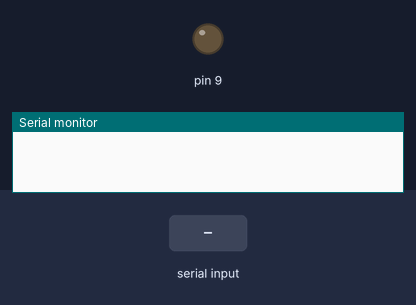
Bench run of a sketch on a simulated Arduino Uno, built with avr-gcc and run on an emulated ATmega328P. Parts: output pins drawn as LEDs (lit = HIGH), the last lines printed to the serial monitor. Inputs (shaded band) come from the test bench.

Above: at 1.2 s.
1.3 s: "1" received over Serial
At 2.2 s:
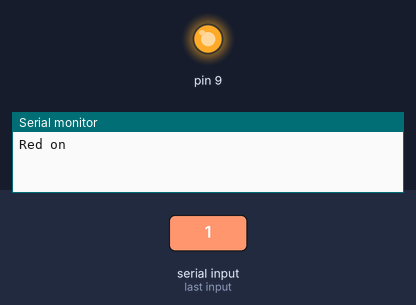
2.8 s: "0" received over Serial
At 3.4 s:
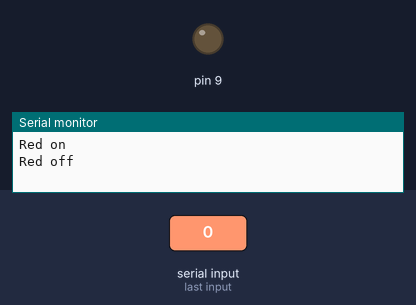
Timing chart, 0 to 5.8 s (numbered marks = the images above; inputs shaded):
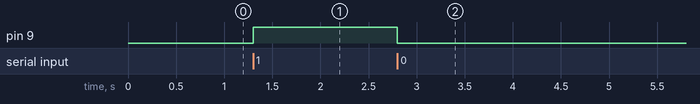

Measured:
- after the input at 1.3 s, pin 9: LOW → HIGH at once
- after the input at 2.8 s, pin 9: HIGH → LOW at once

The sketch:

sketch_may19c.ino
```cpp
void setup() {
Serial.begin(9600);
}

void loop() {
 int a;
  if (Serial.available()) {
    a = Serial.read();
    if(a=='1'){
      analogWrite(9,255);
      Serial.println("Red on");
    }
    if(a=='0'){
      analogWrite(9,0);
      Serial.println("Red off");
    }
}
}
```
